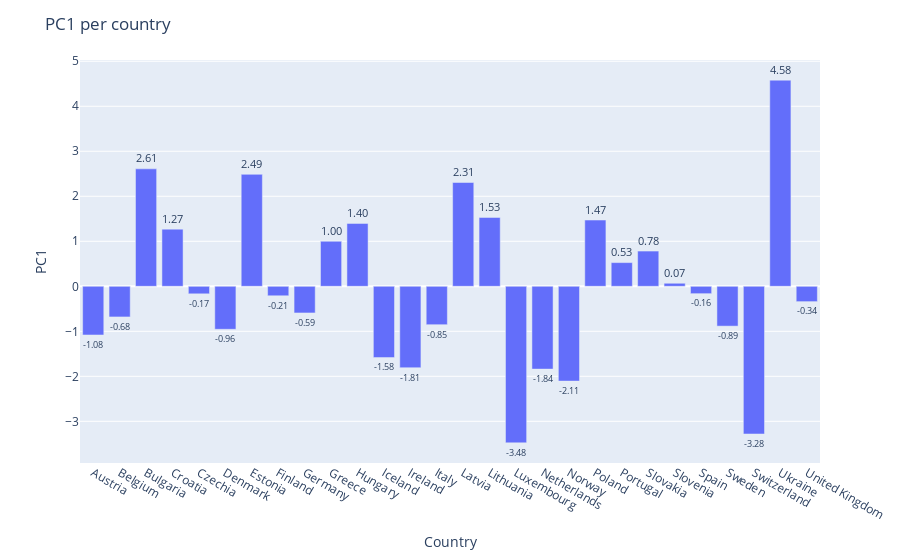

Notebook code cell kept with this figure:
### Code cell
features = ['Area', 'GDP', 'Inflation', 'Life.expect', 'Military', 'Pop.growth', 'Unemployment']

x_scaled = StandardScaler().fit_transform(dataset[features])

pca = PCA(n_components=1)
pca_features = pca.fit_transform(x_scaled)  # paises en la nueva base de componentes pcpales

df = pd.DataFrame(data=list(map(lambda x: x[0], pca_features)), columns=['PC1'], index=dataset['Country'])

fig = px.bar(data_frame=df, text_auto='.2f')
fig.update_layout(yaxis_title='PC1', title='PC1 per country', showlegend=False)
fig.update_traces(textfont_size=12, textangle=0, textposition="outside", cliponaxis=False)
fig.show()

### Figure 1 — Plotly figure (JSON) as saved in the notebook; plotly's stock layout.template omitted (floating-point values rounded to 4 significant figures)
{"data": [{"alignmentgroup": "True", "cliponaxis": false, "hovertemplate": "variable=PC1<br>Country=%{x}<br>value=%{y}<extra></extra>", "legendgroup": "PC1", "marker": {"color": "#636efa", "pattern": {"shape": ""}}, "name": "PC1", "offsetgroup": "PC1", "orientation": "v", "showlegend": true, "textangle": 0, "textfont": {"size": 12}, "textposition": "outside", "texttemplate": "%{y:.2f}", "type": "bar", "x": ["Austria", "Belgium", "Bulgaria", "Croatia", "Czechia", "Denmark", "Estonia", "Finland", "Germany", "Greece", "Hungary", "Iceland", "Ireland", "Italy", "Latvia", "Lithuania", "Luxembourg", "Netherlands", "Norway", "Poland", "Portugal", "Slovakia", "Slovenia", "Spain", "Sweden", "Switzerland", "Ukraine", "United Kingdom"], "xaxis": "x", "y": [-1.082, -0.6811, 2.61, 1.27, -0.1672, -0.9552, 2.488, -0.2106, -0.5924, 1.0, 1.397, -1.584, -1.809, -0.8532, 2.306, 1.53, -3.478, -1.84, -2.107, 1.472, 0.5265, 0.783, 0.06754, -0.1638, -0.8851, -3.282, 4.58, -0.3408], "yaxis": "y"}], "layout": {"barmode": "relative", "legend": {"title": {"text": "variable"}, "tracegroupgap": 0}, "margin": {"t": 60}, "showlegend": false, "title": {"text": "PC1 per country"}, "xaxis": {"anchor": "y", "domain": [0, 1], "title": {"text": "Country"}}, "yaxis": {"anchor": "x", "domain": [0, 1], "title": {"text": "PC1"}}}}
